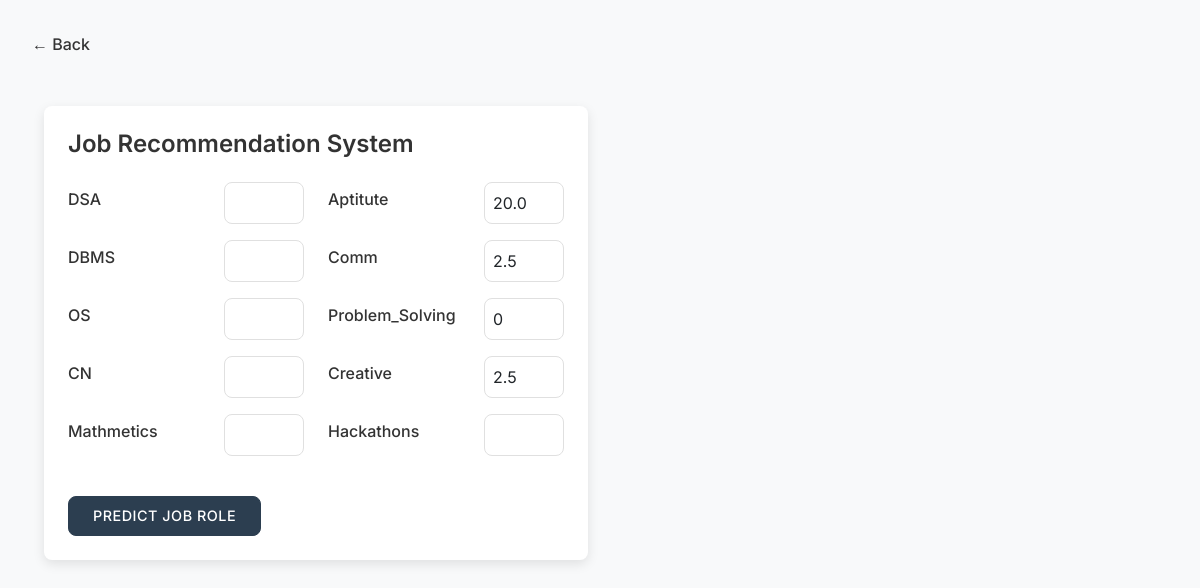
Page /job_recommendation (signed in) on the committed database.
### app.py (models this page shows)
class Assessment(db.Model):
    id = db.Column(db.Integer, primary_key=True)
    user_id = db.Column(db.Integer, db.ForeignKey('user.id'), nullable=False)
    assessment_type = db.Column(db.String(50), nullable=False)
    score = db.Column(db.Float)
    date_taken = db.Column(db.DateTime, default=datetime.utcnow)

### app.py (the view, shortened to what this page needs)
@app.route('/job_recommendation', methods=['GET', 'POST'])
@login_required
def job_recommendation():
    test_scores = {}  # Default empty dictionary for test_scores
    aptitude = Assessment.query.filter_by(user_id=current_user.id, assessment_type='Aptitude Test').order_by(Assessment.date_taken.desc()).first()
    communication = Assessment.query.filter_by(user_id=current_user.id, assessment_type='Communication Test').order_by(Assessment.date_taken.desc()).first()
    problem_solving = Assessment.query.filter_by(user_id=current_user.id, assessment_type='Coding Test').order_by(Assessment.date_taken.desc()).first()
    creative = Assessment.query.filter_by(user_id=current_user.id, assessment_type='Creativity Test').order_by(Assessment.date_taken.desc()).first()
    test_scores = {
        "Aptitute": aptitude.score if aptitude else 0,
        "Comm": communication.score if communication else 0,
        "Problem_Solving": problem_solving.score if problem_solving else 0,
        "Creative": creative.score if creative else 0
    }
    return render_template('job_recommendation.html', test_scores=test_scores)

### app.py (called while the page is built)
@login_manager.user_loader
def load_user(user_id):
    return User.query.get(int(user_id))

### templates/job_recommendation.html (shortened to what this page needs)
<!DOCTYPE html>
<html lang="en">
<head>
    <link rel="stylesheet" href="https://cdn.jsdelivr.net/npm/bootstrap@5.3.0/dist/css/bootstrap.min.css">
</head>
<body>
    <button onclick="window.history.back()" class="back-button">&#8592; Back</button>
    <div class="container mt-4">
        <div class="row">
            <div class="col-md-6">
                <div class="form-card">
                    <h4 class="mb-4">Job Recommendation System</h4>
                    <form method="POST">
                        <div class="row">
                            <div class="col-md-6">
                                {% for subject in ["DSA", "DBMS", "OS", "CN", "Mathmetics"] %}
                                <div class="row mb-3 align-items-center">
                                    <div class="col">
                                        <label class="form-label">{{ subject }}</label>
                                    </div>
                                    <div class="col-auto">
                                        <input type="number" class="form-control small-input" name="{{ subject }}" min="0" max="100" required>
                                    </div>
                                </div>
                                {% endfor %}
                            </div>
                            <div class="col-md-6">
                                {% for subject in ["Aptitute", "Comm", "Problem_Solving", "Creative"] %}
                                <div class="row mb-3 align-items-center">
                                    <div class="col">
                                        <label class="form-label">{{ subject }}</label>
                                    </div>
                                    <div class="col-auto">
                                        <input type="number" class="form-control small-input" name="{{ subject }}" value="{{ test_scores.get(subject, '') }}" readonly required>
                                    </div>
                                </div>
                                {% endfor %}
                                <div class="row mb-3 align-items-center">
                                    <div class="col">
                                        <label class="form-label">Hackathons</label>
                                    </div>
                                    <div class="col-auto">
                                        <input type="number" class="form-control small-input" name="Hackathons" min="0" required>
                                    </div>
                                </div>
                            </div>
                        </div>
                        <div class="mt-4">
                            <button type="submit" class="btn btn-primary">Predict Job Role</button>
                        </div>
                    </form>
                </div>
            </div>
            <div class="col-md-6">
            </div>
        </div>
    </div>
</body>
</html>

### templates/job_recommendation.html (style rules this page uses)
:root { --primary-color: #333333; --secondary-color: #555555; --accent-color: #2c3e50; --light-grey: #f5f5f5; --medium-grey: #e0e0e0; --dark-grey: #444444; --text-color: #333333; --border-radius: 8px; --box-shadow: 0 4px 12px rgba(0, 0, 0, 0.1); --transition: all 0.3s ease; }
body { font-family: 'Inter', 'Segoe UI', sans-serif; color: var(--text-color); background-color: #f8f9fa; line-height: 1.6; padding: 2rem; }
h4, h5 { font-weight: 600; color: var(--primary-color); margin-bottom: 1.5rem; }
.small-input { width: 80px; border-radius: var(--border-radius); border: 1px solid var(--medium-grey); padding: 0.5rem; transition: var(--transition); }
.back-button { display: inline-flex; align-items: center; background: none; border: none; color: var(--primary-color); font-size: 1rem; font-weight: 500; cursor: pointer; margin-bottom: 1.5rem; transition: var(--transition); padding: 0; }
.form-card { background-color: white; border-radius: var(--border-radius); box-shadow: var(--box-shadow); padding: 1.5rem; }
.form-label { font-weight: 500; margin-bottom: 0.5rem; }
.btn { border-radius: var(--border-radius); padding: 0.5rem 1.5rem; font-weight: 500; transition: var(--transition); text-transform: uppercase; font-size: 0.9rem; letter-spacing: 0.5px; }
.btn-primary { background-color: var(--accent-color); border-color: var(--accent-color); }

### rows in the picture
Assessment: Aptitute "20.0"
Assessment: Comm "2.5"
Assessment: Creative "2.5"

### other values in the picture
{{ subject }} "DSA" "DBMS" "OS" "CN" "Mathmetics"
{{ subject }} "Aptitute" "Comm" "Problem_Solving" "Creative"
